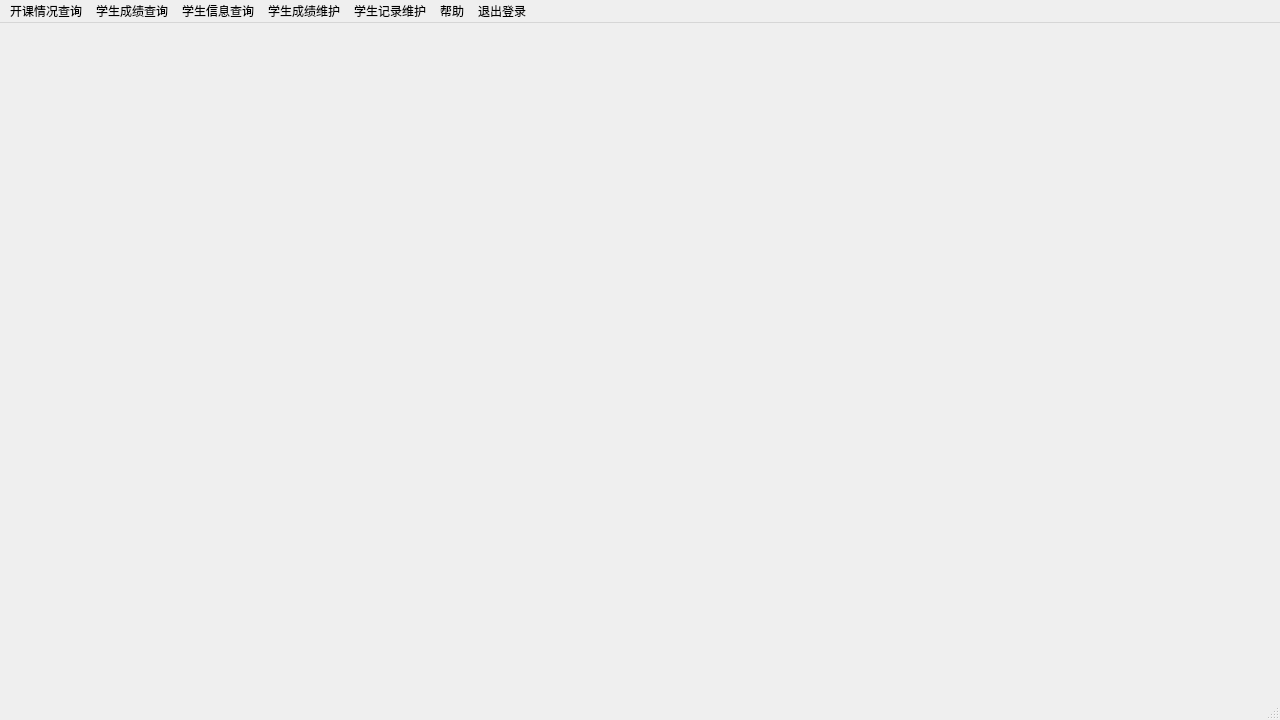
<?xml version="1.0" encoding="UTF-8"?>
<ui version="4.0">
 <class>Window_admin</class>
 <widget class="QMainWindow" name="Window_admin">
  <property name="geometry">
   <rect>
    <x>0</x>
    <y>0</y>
    <width>1280</width>
    <height>720</height>
   </rect>
  </property>
  <property name="minimumSize">
   <size>
    <width>1280</width>
    <height>720</height>
   </size>
  </property>
  <property name="maximumSize">
   <size>
    <width>1280</width>
    <height>720</height>
   </size>
  </property>
  <property name="windowTitle">
   <string>MainWindow</string>
  </property>
  <widget class="QWidget" name="centralwidget"/>
  <widget class="QMenuBar" name="menubar">
   <property name="geometry">
    <rect>
     <x>0</x>
     <y>0</y>
     <width>1280</width>
     <height>26</height>
    </rect>
   </property>
   <widget class="QMenu" name="action_course">
    <property name="title">
     <string>开课情况查询</string>
    </property>
   </widget>
   <widget class="QMenu" name="action_score">
    <property name="title">
     <string>学生成绩查询</string>
    </property>
   </widget>
   <widget class="QMenu" name="action_stuinfo">
    <property name="title">
     <string>学生信息查询</string>
    </property>
   </widget>
   <widget class="QMenu" name="menu_stuinfo">
    <property name="title">
     <string>学生记录维护</string>
    </property>
    <addaction name="action_stuinfo_add"/>
    <addaction name="action_stuinfo_modify"/>
    <addaction name="action_stuinfo_delete"/>
   </widget>
   <widget class="QMenu" name="menu_score">
    <property name="title">
     <string>学生成绩维护</string>
    </property>
    <addaction name="action_score_add"/>
    <addaction name="action_score_modify"/>
    <addaction name="action_score_delete"/>
   </widget>
   <widget class="QMenu" name="action_help">
    <property name="title">
     <string>帮助</string>
    </property>
   </widget>
   <widget class="QMenu" name="action_exit">
    <property name="title">
     <string>退出登录</string>
    </property>
   </widget>
   <addaction name="action_course"/>
   <addaction name="action_score"/>
   <addaction name="action_stuinfo"/>
   <addaction name="menu_score"/>
   <addaction name="menu_stuinfo"/>
   <addaction name="action_help"/>
   <addaction name="action_exit"/>
  </widget>
  <widget class="QStatusBar" name="statusbar"/>
  <action name="action_score_add">
   <property name="text">
    <string>添加成绩记录</string>
   </property>
  </action>
  <action name="action_score_modify">
   <property name="text">
    <string>修改成绩记录</string>
   </property>
  </action>
  <action name="action_score_delete">
   <property name="text">
    <string>删除成绩记录</string>
   </property>
  </action>
  <action name="action_stuinfo_add">
   <property name="text">
    <string>添加学生记录</string>
   </property>
  </action>
  <action name="action_stuinfo_modify">
   <property name="text">
    <string>修改学生记录</string>
   </property>
  </action>
  <action name="action_stuinfo_delete">
   <property name="text">
    <string>删除学生记录</string>
   </property>
  </action>
 </widget>
 <resources>
  <include location="ui.qrc"/>
 </resources>
 <connections/>
</ui>
